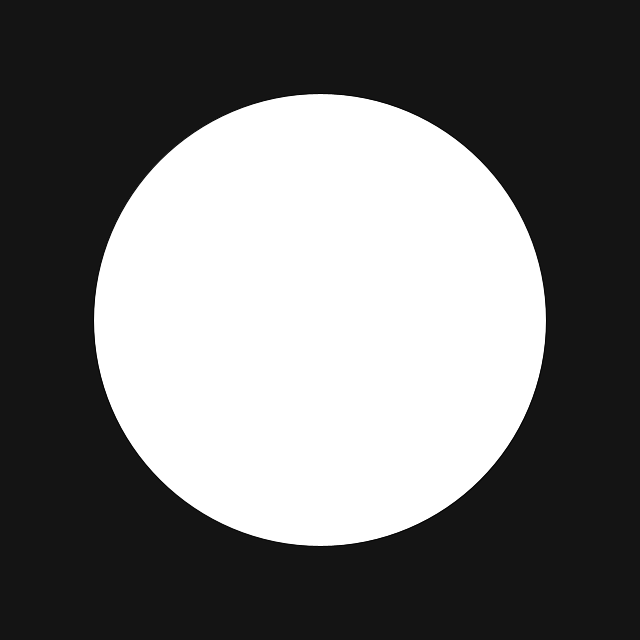
Frame 1 (no input)
Frame 60 (the mouse pressed at the canvas centre just before this capture): identical to frame 1, image omitted
Frame 120 (the mouse held since frame 60 and released just before this capture): blank canvas, image omitted

The Processing sketch that drew this single still picture (run headless with seeded random() and noise(); from frame 60 on, the mouse is pressed at the canvas centre):

// Processing sketch: createcircle
// ── createcircle.pde
//function dist(x1,y1,x2,y2) gives the distance between 2 points

int x,y,r;

void setup()
{
  size(640,640);
  x = width/2;
  y = height/2;
}

void draw()
{
  background(20);
  ellipse(x,y,dist(mouseX,mouseY,x,y),dist(mouseX,mouseY,x,y));
}
